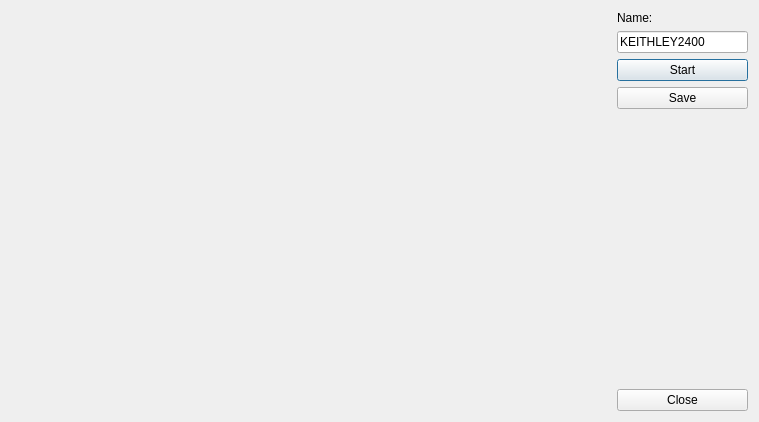
<?xml version="1.0" encoding="UTF-8"?>
<ui version="4.0">
 <class>MainDialog</class>
 <widget class="QDialog" name="MainDialog">
  <property name="geometry">
   <rect>
    <x>0</x>
    <y>0</y>
    <width>759</width>
    <height>418</height>
   </rect>
  </property>
  <property name="windowTitle">
   <string>MainDialog</string>
  </property>
  <layout class="QHBoxLayout" name="horizontalLayout">
   <item>
    <widget class="QtCharts::QChartView" name="wChart" native="true">
     <property name="minimumSize">
      <size>
       <width>600</width>
       <height>400</height>
      </size>
     </property>
    </widget>
   </item>
   <item>
    <layout class="QVBoxLayout" name="verticalLayout">
     <item>
      <widget class="QLabel" name="label">
       <property name="text">
        <string>Name:</string>
       </property>
      </widget>
     </item>
     <item>
      <widget class="QLineEdit" name="leName">
       <property name="text">
        <string>KEITHLEY2400</string>
       </property>
      </widget>
     </item>
     <item>
      <widget class="QPushButton" name="pbStart">
       <property name="text">
        <string>Start</string>
       </property>
       <property name="checkable">
        <bool>true</bool>
       </property>
      </widget>
     </item>
     <item>
      <widget class="QPushButton" name="pbSave">
       <property name="text">
        <string>Save</string>
       </property>
       <property name="checkable">
        <bool>false</bool>
       </property>
      </widget>
     </item>
     <item>
      <spacer name="verticalSpacer">
       <property name="orientation">
        <enum>Qt::Vertical</enum>
       </property>
       <property name="sizeHint" stdset="0">
        <size>
         <width>20</width>
         <height>40</height>
        </size>
       </property>
      </spacer>
     </item>
     <item>
      <widget class="QPushButton" name="pbClose">
       <property name="text">
        <string>Close</string>
       </property>
      </widget>
     </item>
    </layout>
   </item>
  </layout>
 </widget>
 <layoutdefault spacing="6" margin="11"/>
 <customwidgets>
  <customwidget>
   <class>QtCharts::QChartView</class>
   <extends>QWidget</extends>
   <header>QtCharts/QChartView</header>
   <container>1</container>
  </customwidget>
 </customwidgets>
 <resources/>
 <connections>
  <connection>
   <sender>pbClose</sender>
   <signal>clicked()</signal>
   <receiver>MainDialog</receiver>
   <slot>accept()</slot>
   <hints>
    <hint type="sourcelabel">
     <x>694</x>
     <y>397</y>
    </hint>
    <hint type="destinationlabel">
     <x>684</x>
     <y>343</y>
    </hint>
   </hints>
  </connection>
 </connections>
</ui>
